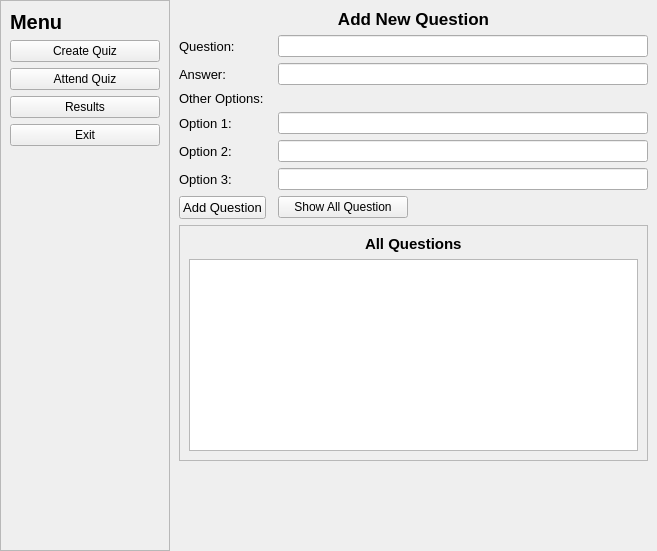
<?xml version="1.0" encoding="UTF-8"?>
<ui version="4.0">
 <class>Home</class>
 <widget class="QMainWindow" name="Home">
  <property name="geometry">
   <rect>
    <x>0</x>
    <y>0</y>
    <width>657</width>
    <height>551</height>
   </rect>
  </property>
  <property name="windowTitle">
   <string>SmartGrading</string>
  </property>
  <widget class="QWidget" name="homeWidget">
   <layout class="QVBoxLayout" name="verticalLayout">
    <property name="spacing">
     <number>0</number>
    </property>
    <property name="leftMargin">
     <number>0</number>
    </property>
    <property name="topMargin">
     <number>0</number>
    </property>
    <property name="rightMargin">
     <number>0</number>
    </property>
    <property name="bottomMargin">
     <number>0</number>
    </property>
    <item>
     <widget class="QStackedWidget" name="mainStackWidget">
      <property name="currentIndex">
       <number>1</number>
      </property>
      <widget class="QWidget" name="login_page">
       <layout class="QGridLayout" name="gridLayout">
        <item row="4" column="1">
         <widget class="QLabel" name="password_label_login">
          <property name="font">
           <font>
            <pointsize>10</pointsize>
            <bold>true</bold>
           </font>
          </property>
          <property name="text">
           <string>Password:</string>
          </property>
         </widget>
        </item>
        <item row="3" column="1">
         <widget class="QLabel" name="username_label_login">
          <property name="font">
           <font>
            <pointsize>10</pointsize>
            <bold>true</bold>
           </font>
          </property>
          <property name="text">
           <string>Username:</string>
          </property>
         </widget>
        </item>
        <item row="4" column="5">
         <spacer name="horizontalspacer_login_above">
          <property name="orientation">
           <enum>Qt::Orientation::Horizontal</enum>
          </property>
          <property name="sizeHint" stdset="0">
           <size>
            <width>158</width>
            <height>20</height>
           </size>
          </property>
         </spacer>
        </item>
        <item row="5" column="3" colspan="2">
         <widget class="QPushButton" name="login_btn_login">
          <property name="text">
           <string>Login</string>
          </property>
         </widget>
        </item>
        <item row="3" column="2" colspan="3">
         <widget class="QLineEdit" name="username_lineedit_login"/>
        </item>
        <item row="6" column="3">
         <spacer name="verticalapacer_login_below">
          <property name="orientation">
           <enum>Qt::Orientation::Vertical</enum>
          </property>
          <property name="sizeHint" stdset="0">
           <size>
            <width>20</width>
            <height>230</height>
           </size>
          </property>
         </spacer>
        </item>
        <item row="4" column="0">
         <spacer name="horizontalspacer_login_below">
          <property name="orientation">
           <enum>Qt::Orientation::Horizontal</enum>
          </property>
          <property name="sizeHint" stdset="0">
           <size>
            <width>158</width>
            <height>20</height>
           </size>
          </property>
         </spacer>
        </item>
        <item row="2" column="2" colspan="2">
         <widget class="QLabel" name="welcome_label_login">
          <property name="font">
           <font>
            <pointsize>20</pointsize>
            <bold>true</bold>
           </font>
          </property>
          <property name="text">
           <string>Welcome!</string>
          </property>
         </widget>
        </item>
        <item row="4" column="2" colspan="3">
         <widget class="QLineEdit" name="password_lineedit_login">
          <property name="text">
           <string/>
          </property>
         </widget>
        </item>
        <item row="0" column="3">
         <spacer name="verticalspacer_login_above">
          <property name="orientation">
           <enum>Qt::Orientation::Vertical</enum>
          </property>
          <property name="sizeHint" stdset="0">
           <size>
            <width>20</width>
            <height>213</height>
           </size>
          </property>
         </spacer>
        </item>
        <item row="5" column="1" colspan="2">
         <widget class="QPushButton" name="signup_btn_login">
          <property name="text">
           <string>Sign Up</string>
          </property>
         </widget>
        </item>
       </layout>
      </widget>
      <widget class="QWidget" name="home_page">
       <layout class="QHBoxLayout" name="horizontalLayout" stretch="0,0">
        <property name="spacing">
         <number>0</number>
        </property>
        <property name="leftMargin">
         <number>0</number>
        </property>
        <property name="topMargin">
         <number>0</number>
        </property>
        <property name="rightMargin">
         <number>0</number>
        </property>
        <property name="bottomMargin">
         <number>0</number>
        </property>
        <item>
         <widget class="QFrame" name="sidebar_frame_home">
          <property name="minimumSize">
           <size>
            <width>170</width>
            <height>0</height>
           </size>
          </property>
          <property name="maximumSize">
           <size>
            <width>300</width>
            <height>16777215</height>
           </size>
          </property>
          <property name="frameShape">
           <enum>QFrame::Shape::StyledPanel</enum>
          </property>
          <property name="frameShadow">
           <enum>QFrame::Shadow::Raised</enum>
          </property>
          <layout class="QVBoxLayout" name="verticalLayout_2">
           <item>
            <widget class="QLabel" name="menu_sidebar_btn_home">
             <property name="font">
              <font>
               <pointsize>15</pointsize>
               <bold>true</bold>
              </font>
             </property>
             <property name="text">
              <string>Menu</string>
             </property>
            </widget>
           </item>
           <item>
            <widget class="QPushButton" name="createquiz_sidebar_btn_home">
             <property name="text">
              <string>Create Quiz</string>
             </property>
             <property name="autoDefault">
              <bool>false</bool>
             </property>
             <property name="default">
              <bool>false</bool>
             </property>
             <property name="flat">
              <bool>false</bool>
             </property>
            </widget>
           </item>
           <item>
            <widget class="QPushButton" name="attendquiz_sidebar_btn_home">
             <property name="text">
              <string>Attend Quiz</string>
             </property>
            </widget>
           </item>
           <item>
            <widget class="QPushButton" name="results_sidebar_btn_home">
             <property name="text">
              <string>Results</string>
             </property>
            </widget>
           </item>
           <item>
            <widget class="QPushButton" name="exit_sidebar_btn_home">
             <property name="text">
              <string>Exit</string>
             </property>
            </widget>
           </item>
           <item>
            <spacer name="sidebar_verticalspacer">
             <property name="orientation">
              <enum>Qt::Orientation::Vertical</enum>
             </property>
             <property name="sizeHint" stdset="0">
              <size>
               <width>20</width>
               <height>369</height>
              </size>
             </property>
            </spacer>
           </item>
          </layout>
         </widget>
        </item>
        <item>
         <widget class="QStackedWidget" name="homepage_stackwidget">
          <property name="currentIndex">
           <number>1</number>
          </property>
          <widget class="QWidget" name="attendquiz_stackwidget_page">
           <layout class="QVBoxLayout" name="verticalLayout_3">
            <item>
             <widget class="QFrame" name="select_qs_number_frame">
              <property name="sizePolicy">
               <sizepolicy hsizetype="Preferred" vsizetype="Preferred">
                <horstretch>0</horstretch>
                <verstretch>0</verstretch>
               </sizepolicy>
              </property>
              <property name="frameShape">
               <enum>QFrame::Shape::StyledPanel</enum>
              </property>
              <property name="frameShadow">
               <enum>QFrame::Shadow::Raised</enum>
              </property>
              <layout class="QGridLayout" name="gridLayout_5">
               <item row="0" column="2">
                <spacer name="select_qs_number_horizontalspacer">
                 <property name="orientation">
                  <enum>Qt::Orientation::Horizontal</enum>
                 </property>
                 <property name="sizeHint" stdset="0">
                  <size>
                   <width>40</width>
                   <height>20</height>
                  </size>
                 </property>
                </spacer>
               </item>
               <item row="0" column="1">
                <widget class="QSpinBox" name="select_qs_number_spinbox">
                 <property name="maximumSize">
                  <size>
                   <width>50</width>
                   <height>16777215</height>
                  </size>
                 </property>
                 <property name="font">
                  <font>
                   <pointsize>10</pointsize>
                  </font>
                 </property>
                </widget>
               </item>
               <item row="1" column="0" alignment="Qt::AlignmentFlag::AlignLeft">
                <widget class="QPushButton" name="start_quiz_btn">
                 <property name="font">
                  <font>
                   <pointsize>10</pointsize>
                  </font>
                 </property>
                 <property name="text">
                  <string>Start Quiz</string>
                 </property>
                </widget>
               </item>
               <item row="0" column="0" alignment="Qt::AlignmentFlag::AlignTop">
                <widget class="QLabel" name="select_qs_number_label">
                 <property name="maximumSize">
                  <size>
                   <width>250</width>
                   <height>16777215</height>
                  </size>
                 </property>
                 <property name="font">
                  <font>
                   <pointsize>11</pointsize>
                   <bold>false</bold>
                  </font>
                 </property>
                 <property name="text">
                  <string>Select Number of question :</string>
                 </property>
                </widget>
               </item>
              </layout>
             </widget>
            </item>
            <item>
             <widget class="QFrame" name="quiz_qs_frame">
              <property name="sizePolicy">
               <sizepolicy hsizetype="Preferred" vsizetype="Preferred">
                <horstretch>0</horstretch>
                <verstretch>0</verstretch>
               </sizepolicy>
              </property>
              <property name="frameShape">
               <enum>QFrame::Shape::StyledPanel</enum>
              </property>
              <property name="frameShadow">
               <enum>QFrame::Shadow::Raised</enum>
              </property>
              <layout class="QGridLayout" name="gridLayout_4">
               <item row="0" column="0">
                <widget class="QLabel" name="quiz_qs_label">
                 <property name="font">
                  <font>
                   <pointsize>10</pointsize>
                  </font>
                 </property>
                 <property name="text">
                  <string>Question</string>
                 </property>
                </widget>
               </item>
               <item row="1" column="0">
                <widget class="QRadioButton" name="qs_opt0_radio">
                 <property name="font">
                  <font>
                   <pointsize>10</pointsize>
                  </font>
                 </property>
                 <property name="text">
                  <string>Option 0</string>
                 </property>
                 <attribute name="buttonGroup">
                  <string notr="true">quiz_qs_frame_btngrp</string>
                 </attribute>
                </widget>
               </item>
               <item row="2" column="0">
                <widget class="QRadioButton" name="qs_opt1_radio">
                 <property name="font">
                  <font>
                   <pointsize>10</pointsize>
                  </font>
                 </property>
                 <property name="text">
                  <string>Option 1</string>
                 </property>
                 <attribute name="buttonGroup">
                  <string notr="true">quiz_qs_frame_btngrp</string>
                 </attribute>
                </widget>
               </item>
               <item row="3" column="0">
                <widget class="QRadioButton" name="qs_opt2_radio">
                 <property name="font">
                  <font>
                   <pointsize>10</pointsize>
                  </font>
                 </property>
                 <property name="text">
                  <string>Option 2</string>
                 </property>
                 <attribute name="buttonGroup">
                  <string notr="true">quiz_qs_frame_btngrp</string>
                 </attribute>
                </widget>
               </item>
               <item row="4" column="0">
                <widget class="QRadioButton" name="qs_opt3_radio">
                 <property name="font">
                  <font>
                   <pointsize>10</pointsize>
                  </font>
                 </property>
                 <property name="text">
                  <string>Option 3</string>
                 </property>
                 <attribute name="buttonGroup">
                  <string notr="true">quiz_qs_frame_btngrp</string>
                 </attribute>
                </widget>
               </item>
               <item row="5" column="0" alignment="Qt::AlignmentFlag::AlignLeft">
                <widget class="QPushButton" name="next_qs_btn">
                 <property name="font">
                  <font>
                   <pointsize>10</pointsize>
                  </font>
                 </property>
                 <property name="text">
                  <string>Next</string>
                 </property>
                </widget>
               </item>
              </layout>
             </widget>
            </item>
            <item>
             <widget class="QFrame" name="show_result_frame">
              <property name="sizePolicy">
               <sizepolicy hsizetype="Preferred" vsizetype="Preferred">
                <horstretch>0</horstretch>
                <verstretch>0</verstretch>
               </sizepolicy>
              </property>
              <property name="frameShape">
               <enum>QFrame::Shape::StyledPanel</enum>
              </property>
              <property name="frameShadow">
               <enum>QFrame::Shadow::Raised</enum>
              </property>
              <layout class="QGridLayout" name="gridLayout_6">
               <item row="3" column="0" alignment="Qt::AlignmentFlag::AlignLeft">
                <widget class="QPushButton" name="restart_quiz_btn">
                 <property name="maximumSize">
                  <size>
                   <width>170</width>
                   <height>16777215</height>
                  </size>
                 </property>
                 <property name="font">
                  <font>
                   <pointsize>10</pointsize>
                  </font>
                 </property>
                 <property name="text">
                  <string>Restart Quiz</string>
                 </property>
                </widget>
               </item>
               <item row="2" column="0">
                <widget class="QLabel" name="show_result_label">
                 <property name="font">
                  <font>
                   <pointsize>13</pointsize>
                   <bold>true</bold>
                  </font>
                 </property>
                 <property name="text">
                  <string>You got x marks!</string>
                 </property>
                </widget>
               </item>
               <item row="2" column="1">
                <spacer name="show_result_frame_horizontalspacer">
                 <property name="orientation">
                  <enum>Qt::Orientation::Horizontal</enum>
                 </property>
                 <property name="sizeHint" stdset="0">
                  <size>
                   <width>40</width>
                   <height>20</height>
                  </size>
                 </property>
                </spacer>
               </item>
              </layout>
             </widget>
            </item>
           </layout>
          </widget>
          <widget class="QWidget" name="createquiz_stackwidget_page">
           <layout class="QGridLayout" name="gridLayout_3">
            <item row="3" column="0">
             <widget class="QLabel" name="createquiz_other_option_label">
              <property name="font">
               <font>
                <pointsize>10</pointsize>
                <bold>false</bold>
               </font>
              </property>
              <property name="text">
               <string>Other Options:</string>
              </property>
             </widget>
            </item>
            <item row="4" column="2">
             <widget class="QLineEdit" name="createquiz_opt1_lineedit"/>
            </item>
            <item row="6" column="2">
             <widget class="QLineEdit" name="createquiz_opt3_lineedit"/>
            </item>
            <item row="2" column="2">
             <widget class="QLineEdit" name="createquiz_ans_lineedit"/>
            </item>
            <item row="4" column="0">
             <widget class="QLabel" name="createquiz_opt1_label">
              <property name="font">
               <font>
                <pointsize>10</pointsize>
               </font>
              </property>
              <property name="text">
               <string>Option 1:</string>
              </property>
             </widget>
            </item>
            <item row="1" column="0">
             <widget class="QLabel" name="createquiz_qs_label">
              <property name="font">
               <font>
                <pointsize>10</pointsize>
               </font>
              </property>
              <property name="text">
               <string>Question:</string>
              </property>
             </widget>
            </item>
            <item row="6" column="0">
             <widget class="QLabel" name="createquiz_opt3_label">
              <property name="font">
               <font>
                <pointsize>10</pointsize>
               </font>
              </property>
              <property name="text">
               <string>Option 3:</string>
              </property>
             </widget>
            </item>
            <item row="5" column="2">
             <widget class="QLineEdit" name="createquiz_opt2_lineedit"/>
            </item>
            <item row="0" column="0" colspan="3">
             <widget class="QLabel" name="add_new_qs_label">
              <property name="font">
               <font>
                <pointsize>13</pointsize>
                <bold>true</bold>
               </font>
              </property>
              <property name="text">
               <string>Add New Question</string>
              </property>
              <property name="alignment">
               <set>Qt::AlignmentFlag::AlignCenter</set>
              </property>
             </widget>
            </item>
            <item row="8" column="0" colspan="3">
             <widget class="QFrame" name="all_qs_frame">
              <property name="frameShape">
               <enum>QFrame::Shape::StyledPanel</enum>
              </property>
              <property name="frameShadow">
               <enum>QFrame::Shadow::Raised</enum>
              </property>
              <layout class="QGridLayout" name="gridLayout_7">
               <item row="0" column="0" alignment="Qt::AlignmentFlag::AlignHCenter">
                <widget class="QLabel" name="all_qs_label">
                 <property name="font">
                  <font>
                   <pointsize>11</pointsize>
                   <bold>true</bold>
                  </font>
                 </property>
                 <property name="text">
                  <string>All Questions</string>
                 </property>
                </widget>
               </item>
               <item row="1" column="0">
                <widget class="QTableView" name="all_qs_tableview"/>
               </item>
              </layout>
             </widget>
            </item>
            <item row="2" column="0">
             <widget class="QLabel" name="createquiz_ans_label">
              <property name="font">
               <font>
                <pointsize>10</pointsize>
               </font>
              </property>
              <property name="text">
               <string>Answer:</string>
              </property>
             </widget>
            </item>
            <item row="5" column="0">
             <widget class="QLabel" name="createquiz_opt2_label">
              <property name="font">
               <font>
                <pointsize>10</pointsize>
               </font>
              </property>
              <property name="text">
               <string>Option 2:</string>
              </property>
             </widget>
            </item>
            <item row="7" column="2">
             <widget class="QPushButton" name="show_all_qs_btn">
              <property name="maximumSize">
               <size>
                <width>130</width>
                <height>16777215</height>
               </size>
              </property>
              <property name="text">
               <string>Show All Question</string>
              </property>
             </widget>
            </item>
            <item row="7" column="0">
             <widget class="QPushButton" name="createquiz_add_qs_btn">
              <property name="maximumSize">
               <size>
                <width>170</width>
                <height>16777215</height>
               </size>
              </property>
              <property name="font">
               <font>
                <pointsize>10</pointsize>
               </font>
              </property>
              <property name="text">
               <string>Add Question</string>
              </property>
             </widget>
            </item>
            <item row="1" column="2">
             <widget class="QLineEdit" name="createquiz_qs_lineedit"/>
            </item>
            <item row="9" column="0" colspan="3">
             <spacer name="createquiz_verticalspacer">
              <property name="orientation">
               <enum>Qt::Orientation::Vertical</enum>
              </property>
              <property name="sizeHint" stdset="0">
               <size>
                <width>20</width>
                <height>40</height>
               </size>
              </property>
             </spacer>
            </item>
           </layout>
          </widget>
          <widget class="QWidget" name="results_stackwidget_page">
           <layout class="QGridLayout" name="gridLayout_2">
            <item row="0" column="0">
             <widget class="QTableView" name="result_tableview"/>
            </item>
           </layout>
          </widget>
         </widget>
        </item>
       </layout>
      </widget>
     </widget>
    </item>
   </layout>
  </widget>
 </widget>
 <resources/>
 <connections/>
 <buttongroups>
  <buttongroup name="quiz_qs_frame_btngrp"/>
 </buttongroups>
</ui>
